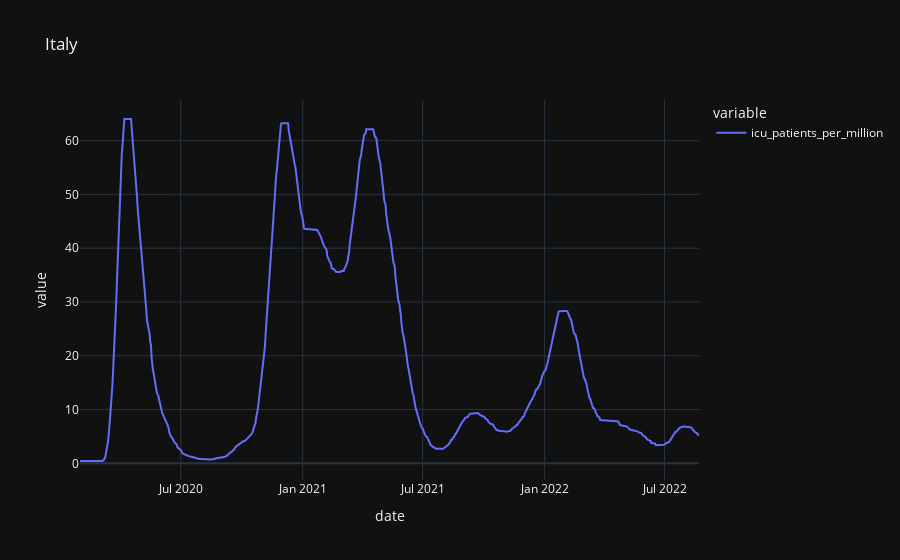

Notebook code cell kept with this figure:
### Code cell
# plot multiple time series with moving avgs in a loop
fig = px.line(df_country, x=df_country.index, y=['icu_patients_per_million'], title = country, template = 'plotly_dark')
fig.show()

### Figure 1 — Plotly figure (JSON) as saved in the notebook; plotly's stock layout.template omitted (floating-point values rounded to 4 significant figures; data arrays with more than 128 entries replaced by an {"elided": "..."} marker saying what was removed)
{"data": [{"hovertemplate": "variable=icu_patients_per_million<br>date=%{x}<br>value=%{y}<extra></extra>", "legendgroup": "icu_patients_per_million", "line": {"color": "#636efa", "dash": "solid"}, "marker": {"symbol": "circle"}, "mode": "lines", "name": "icu_patients_per_million", "orientation": "v", "showlegend": true, "type": "scatter", "x": {"elided": "935 str values"}, "xaxis": "x", "y": {"elided": "935 float values"}, "yaxis": "y"}], "layout": {"legend": {"title": {"text": "variable"}, "tracegroupgap": 0}, "title": {"text": "Italy"}, "xaxis": {"anchor": "y", "domain": [0, 1], "title": {"text": "date"}}, "yaxis": {"anchor": "x", "domain": [0, 1], "title": {"text": "value"}}}}
